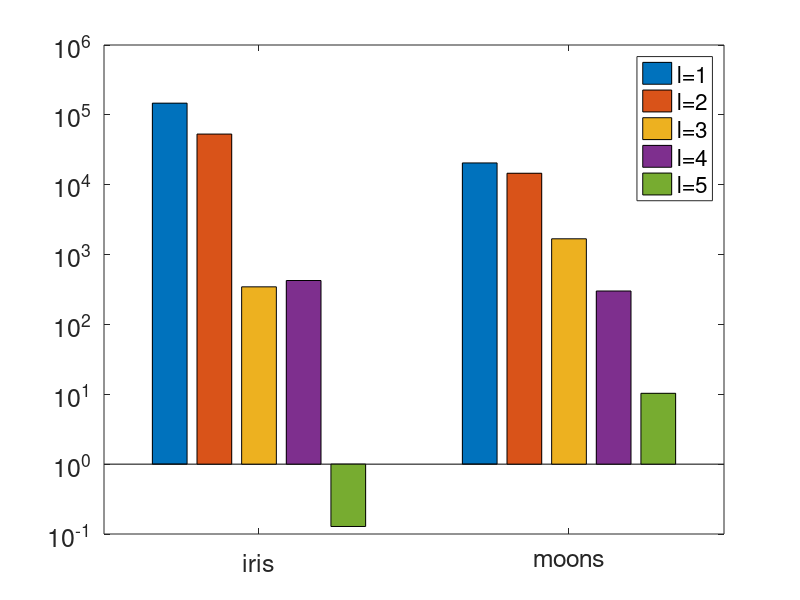

Source code (MATLAB):
clear all;
clc;

%moons; 
alpha = [5 10 50 100];
cvx_primal_2011_max = [4.2589  8.4057 28.3339 34.97];
cvx_primal_2011_ave = [4.2528 8.3861 28.3149 34.95];
cvx_primal_2011_min = [4.2433 8.3836 28.2711 34.863];
cvx_primal_2011_var = var([cvx_primal_2011_max;cvx_primal_2011_ave;cvx_primal_2011_min]);
cvx_primal_2011_mean = mean([cvx_primal_2011_max;cvx_primal_2011_ave;cvx_primal_2011_min]);

our_method_beta_5_max = [2.8487 6.4121 24.193 32.033];
our_method_beta_5_ave = [2.8480 6.3973 24.192 32.0278];
our_method_beta_5_min = [2.8415 6.3855 24.1648 32.0128];
our_method_beta_5_var = var([our_method_beta_5_max;our_method_beta_5_ave;our_method_beta_5_min]);
our_method_beta_5_mean = mean([our_method_beta_5_max;our_method_beta_5_ave;our_method_beta_5_min]);

our_method_beta_1_max = [3.8538 7.8674 27.436 34.33];
our_method_beta_1_ave = [3.8286 7.8305 27.4284 34.28];
our_method_beta_1_min = [3.8036 7.82 27.4261 34.278];
our_method_beta_1_var = var([our_method_beta_1_max;our_method_beta_1_ave;our_method_beta_1_min]);
our_method_beta_1_mean = mean([our_method_beta_1_max;our_method_beta_1_ave;our_method_beta_1_min]);


SSNAL_max = [4.313 8.3763 28.2962 34.95];
SSNAL_ave = [4.2948 8.325 28.2862 34.91];
SSNAL_min = [4.2547 8.32 28.25 34.8];
SSNAL_var = var([SSNAL_max;SSNAL_ave;SSNAL_min]);
SSNAL_mean = mean([SSNAL_max;SSNAL_ave;SSNAL_min]);

network_lasso_max = [4.2991 8.37 28.2 36.52];
network_lasso_ave = [4.2569 8.3678 28.189 36.48];
network_lasso_min = [4.2528 8.328 28.1518 36.3];
network_lasso_var = var([network_lasso_max;network_lasso_ave;network_lasso_min]);
network_lasso_mean = mean([network_lasso_max;network_lasso_ave;network_lasso_min]);


ama_max = mean([cvx_primal_2011_max; SSNAL_max; network_lasso_max]);
ama_min = mean([cvx_primal_2011_min; SSNAL_min; network_lasso_min]);
ama_ave = mean([cvx_primal_2011_ave; SSNAL_ave; network_lasso_ave]);
ama_var = var([ama_max;ama_ave;ama_min]);
ama_mean = mean([ama_max;ama_ave;ama_min]);

% % vary algorithms
% figure();
% data = [our_method_beta_5_mean;cvx_primal_2011_mean;  SSNAL_mean; network_lasso_mean; ama_mean];
% data_var = [our_method_beta_5_var;cvx_primal_2011_var;  SSNAL_var; network_lasso_var; ama_var];
% base_x = [2 4 6 8];
% h = bar(base_x, data');
% l={'REG-CC(\alpha=5)', 'PRIMAL-CC', 'SSNAL-CC', 'NET-LASSO', 'AMA-CC'};
% legend(h,l, 'Location', 'Northwest');
% set(gca, 'XTickLabel',{'\alpha=5','\alpha=10','\alpha=50','\alpha=100'});
% set(gca, 'FontSize', 18);






our_method_beta_5_ave = our_method_beta_5_mean;
our_method_beta_1_ave = our_method_beta_1_mean;
our_method_beta_10_ave = [2.289 4.9817 20.52 29.76];
our_method_beta_15_ave = [2 3.76 17.2 27.4];
our_method_beta_20_ave = [1.79 3.27 13.5 25.9];
data = [our_method_beta_1_ave;our_method_beta_5_ave;our_method_beta_10_ave;our_method_beta_15_ave;our_method_beta_20_ave];
% % vary beta
% figure();
% base_x = [2 4 6 8];
% h = bar(base_x, data');
% l={'\beta=1', '\beta=5', '\beta=10', '\beta=15', '\beta=20'};
% legend(h,l, 'Location', 'Northwest');
% set(gca, 'XTickLabel',{'\alpha=5','\alpha=10','\alpha=50','\alpha=100'});
% set(gca, 'FontSize', 18);



%awareness vary path level
awareness_moons = [585 305 87 46 20; 338 317 130 57 25; 587 520 169 80 26];
awareness_moons_var = var(awareness_moons);
awareness_moons_mean = mean(awareness_moons);
awareness_iris = [1152 899 132 13.49 9; 721 484 168 27 8.38; 1486 518 158 54 9];
awareness_iris_var = var(awareness_iris);
awareness_iris_mean = mean(awareness_iris);
base_x = [10,20];%1x2
data = [awareness_iris_var' awareness_moons_var'];%5x2
h = bar(base_x, data');
set(gca,'yscale','log');
l={'l=1', 'l=2', 'l=3', 'l=4', 'l=5'};
legend(h,l, 'Location', 'Northeast');
set(gca, 'XTickLabel',{'iris','moons'});
set(gca, 'FontSize', 18);













































